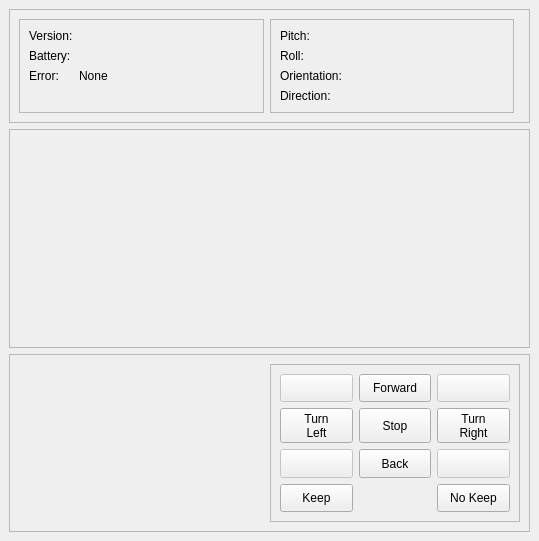
<?xml version="1.0" encoding="UTF-8"?>
<ui version="4.0">
 <class>MainWindow</class>
 <widget class="QMainWindow" name="MainWindow">
  <property name="geometry">
   <rect>
    <x>0</x>
    <y>0</y>
    <width>539</width>
    <height>541</height>
   </rect>
  </property>
  <property name="windowTitle">
   <string>Robotarr</string>
  </property>
  <widget class="QWidget" name="centralWidget">
   <layout class="QVBoxLayout" name="verticalLayout_2">
    <item>
     <widget class="QFrame" name="frame_3">
      <property name="frameShape">
       <enum>QFrame::StyledPanel</enum>
      </property>
      <property name="frameShadow">
       <enum>QFrame::Raised</enum>
      </property>
      <layout class="QHBoxLayout" name="horizontalLayout_2">
       <item>
        <widget class="QFrame" name="frame_5">
         <property name="frameShape">
          <enum>QFrame::StyledPanel</enum>
         </property>
         <property name="frameShadow">
          <enum>QFrame::Raised</enum>
         </property>
         <layout class="QFormLayout" name="formLayout">
          <item row="0" column="0">
           <widget class="QLabel" name="label">
            <property name="sizePolicy">
             <sizepolicy hsizetype="Maximum" vsizetype="Preferred">
              <horstretch>0</horstretch>
              <verstretch>0</verstretch>
             </sizepolicy>
            </property>
            <property name="text">
             <string>Version:</string>
            </property>
           </widget>
          </item>
          <item row="0" column="1">
           <widget class="QLabel" name="L_Version">
            <property name="sizePolicy">
             <sizepolicy hsizetype="Expanding" vsizetype="Preferred">
              <horstretch>0</horstretch>
              <verstretch>0</verstretch>
             </sizepolicy>
            </property>
            <property name="minimumSize">
             <size>
              <width>30</width>
              <height>10</height>
             </size>
            </property>
            <property name="text">
             <string/>
            </property>
           </widget>
          </item>
          <item row="1" column="0">
           <widget class="QLabel" name="label_2">
            <property name="sizePolicy">
             <sizepolicy hsizetype="Maximum" vsizetype="Preferred">
              <horstretch>0</horstretch>
              <verstretch>0</verstretch>
             </sizepolicy>
            </property>
            <property name="text">
             <string>Battery:</string>
            </property>
           </widget>
          </item>
          <item row="1" column="1">
           <widget class="QLabel" name="L_Battery">
            <property name="sizePolicy">
             <sizepolicy hsizetype="Expanding" vsizetype="Preferred">
              <horstretch>0</horstretch>
              <verstretch>0</verstretch>
             </sizepolicy>
            </property>
            <property name="minimumSize">
             <size>
              <width>30</width>
              <height>10</height>
             </size>
            </property>
            <property name="text">
             <string/>
            </property>
           </widget>
          </item>
          <item row="2" column="0">
           <widget class="QLabel" name="label_3">
            <property name="text">
             <string>Error:</string>
            </property>
           </widget>
          </item>
          <item row="2" column="1">
           <widget class="QLabel" name="L_Error">
            <property name="text">
             <string>None</string>
            </property>
           </widget>
          </item>
         </layout>
        </widget>
       </item>
       <item>
        <widget class="QFrame" name="frame_6">
         <property name="frameShape">
          <enum>QFrame::StyledPanel</enum>
         </property>
         <property name="frameShadow">
          <enum>QFrame::Raised</enum>
         </property>
         <layout class="QFormLayout" name="formLayout_2">
          <item row="0" column="0">
           <widget class="QLabel" name="label_4">
            <property name="text">
             <string>Pitch:</string>
            </property>
           </widget>
          </item>
          <item row="0" column="1">
           <widget class="QLabel" name="L_Pitch">
            <property name="sizePolicy">
             <sizepolicy hsizetype="Expanding" vsizetype="Preferred">
              <horstretch>0</horstretch>
              <verstretch>0</verstretch>
             </sizepolicy>
            </property>
            <property name="text">
             <string/>
            </property>
           </widget>
          </item>
          <item row="1" column="0">
           <widget class="QLabel" name="label_5">
            <property name="text">
             <string>Roll:</string>
            </property>
           </widget>
          </item>
          <item row="1" column="1">
           <widget class="QLabel" name="L_Roll">
            <property name="sizePolicy">
             <sizepolicy hsizetype="Expanding" vsizetype="Preferred">
              <horstretch>0</horstretch>
              <verstretch>0</verstretch>
             </sizepolicy>
            </property>
            <property name="text">
             <string/>
            </property>
           </widget>
          </item>
          <item row="2" column="0">
           <widget class="QLabel" name="label_6">
            <property name="text">
             <string>Orientation:</string>
            </property>
           </widget>
          </item>
          <item row="2" column="1">
           <widget class="QLabel" name="L_Orientation">
            <property name="sizePolicy">
             <sizepolicy hsizetype="Expanding" vsizetype="Preferred">
              <horstretch>0</horstretch>
              <verstretch>0</verstretch>
             </sizepolicy>
            </property>
            <property name="text">
             <string/>
            </property>
           </widget>
          </item>
          <item row="3" column="0">
           <widget class="QLabel" name="label_7">
            <property name="text">
             <string>Direction:</string>
            </property>
           </widget>
          </item>
          <item row="3" column="1">
           <widget class="QLabel" name="L_Direction">
            <property name="text">
             <string/>
            </property>
           </widget>
          </item>
         </layout>
        </widget>
       </item>
       <item>
        <widget class="QFrame" name="frame_7">
         <property name="frameShape">
          <enum>QFrame::StyledPanel</enum>
         </property>
         <property name="frameShadow">
          <enum>QFrame::Raised</enum>
         </property>
        </widget>
       </item>
      </layout>
     </widget>
    </item>
    <item>
     <widget class="QFrame" name="frame_4">
      <property name="frameShape">
       <enum>QFrame::StyledPanel</enum>
      </property>
      <property name="frameShadow">
       <enum>QFrame::Raised</enum>
      </property>
      <layout class="QHBoxLayout" name="horizontalLayout_3">
       <item>
        <widget class="W_Compass" name="W_Compass" native="true">
         <property name="minimumSize">
          <size>
           <width>100</width>
           <height>199</height>
          </size>
         </property>
        </widget>
       </item>
      </layout>
     </widget>
    </item>
    <item>
     <widget class="QFrame" name="frame_2">
      <property name="frameShape">
       <enum>QFrame::StyledPanel</enum>
      </property>
      <property name="frameShadow">
       <enum>QFrame::Raised</enum>
      </property>
      <layout class="QHBoxLayout" name="horizontalLayout">
       <item>
        <spacer name="horizontalSpacer">
         <property name="orientation">
          <enum>Qt::Horizontal</enum>
         </property>
         <property name="sizeHint" stdset="0">
          <size>
           <width>197</width>
           <height>20</height>
          </size>
         </property>
        </spacer>
       </item>
       <item>
        <widget class="QFrame" name="frame">
         <property name="frameShape">
          <enum>QFrame::StyledPanel</enum>
         </property>
         <property name="frameShadow">
          <enum>QFrame::Raised</enum>
         </property>
         <layout class="QGridLayout" name="gridLayout">
          <item row="0" column="0">
           <widget class="QToolButton" name="toolButton_7">
            <property name="enabled">
             <bool>false</bool>
            </property>
            <property name="sizePolicy">
             <sizepolicy hsizetype="Expanding" vsizetype="Expanding">
              <horstretch>0</horstretch>
              <verstretch>0</verstretch>
             </sizepolicy>
            </property>
            <property name="focusPolicy">
             <enum>Qt::NoFocus</enum>
            </property>
            <property name="text">
             <string/>
            </property>
           </widget>
          </item>
          <item row="0" column="1">
           <widget class="QToolButton" name="TB_Forward">
            <property name="sizePolicy">
             <sizepolicy hsizetype="Expanding" vsizetype="Expanding">
              <horstretch>0</horstretch>
              <verstretch>0</verstretch>
             </sizepolicy>
            </property>
            <property name="focusPolicy">
             <enum>Qt::NoFocus</enum>
            </property>
            <property name="text">
             <string>Forward</string>
            </property>
            <property name="shortcut">
             <string>Up</string>
            </property>
            <property name="autoRepeat">
             <bool>true</bool>
            </property>
           </widget>
          </item>
          <item row="0" column="2">
           <widget class="QToolButton" name="toolButton_8">
            <property name="enabled">
             <bool>false</bool>
            </property>
            <property name="sizePolicy">
             <sizepolicy hsizetype="Expanding" vsizetype="Expanding">
              <horstretch>0</horstretch>
              <verstretch>0</verstretch>
             </sizepolicy>
            </property>
            <property name="focusPolicy">
             <enum>Qt::NoFocus</enum>
            </property>
            <property name="text">
             <string/>
            </property>
           </widget>
          </item>
          <item row="1" column="0">
           <widget class="QToolButton" name="TB_Left">
            <property name="sizePolicy">
             <sizepolicy hsizetype="Expanding" vsizetype="Expanding">
              <horstretch>0</horstretch>
              <verstretch>0</verstretch>
             </sizepolicy>
            </property>
            <property name="focusPolicy">
             <enum>Qt::NoFocus</enum>
            </property>
            <property name="text">
             <string>Turn
Left</string>
            </property>
            <property name="shortcut">
             <string>Left</string>
            </property>
            <property name="autoRepeat">
             <bool>true</bool>
            </property>
           </widget>
          </item>
          <item row="1" column="1">
           <widget class="QToolButton" name="TB_Stop">
            <property name="sizePolicy">
             <sizepolicy hsizetype="Expanding" vsizetype="Expanding">
              <horstretch>0</horstretch>
              <verstretch>0</verstretch>
             </sizepolicy>
            </property>
            <property name="focusPolicy">
             <enum>Qt::NoFocus</enum>
            </property>
            <property name="text">
             <string>Stop</string>
            </property>
            <property name="shortcut">
             <string>Space</string>
            </property>
            <property name="autoRepeat">
             <bool>true</bool>
            </property>
           </widget>
          </item>
          <item row="1" column="2">
           <widget class="QToolButton" name="TB_Right">
            <property name="sizePolicy">
             <sizepolicy hsizetype="Expanding" vsizetype="Expanding">
              <horstretch>0</horstretch>
              <verstretch>0</verstretch>
             </sizepolicy>
            </property>
            <property name="focusPolicy">
             <enum>Qt::NoFocus</enum>
            </property>
            <property name="text">
             <string>Turn
Right</string>
            </property>
            <property name="shortcut">
             <string>Right</string>
            </property>
            <property name="autoRepeat">
             <bool>true</bool>
            </property>
           </widget>
          </item>
          <item row="2" column="0">
           <widget class="QToolButton" name="toolButton_6">
            <property name="enabled">
             <bool>false</bool>
            </property>
            <property name="sizePolicy">
             <sizepolicy hsizetype="Expanding" vsizetype="Expanding">
              <horstretch>0</horstretch>
              <verstretch>0</verstretch>
             </sizepolicy>
            </property>
            <property name="focusPolicy">
             <enum>Qt::NoFocus</enum>
            </property>
            <property name="text">
             <string/>
            </property>
           </widget>
          </item>
          <item row="2" column="1">
           <widget class="QToolButton" name="TB_Back">
            <property name="sizePolicy">
             <sizepolicy hsizetype="Expanding" vsizetype="Expanding">
              <horstretch>0</horstretch>
              <verstretch>0</verstretch>
             </sizepolicy>
            </property>
            <property name="focusPolicy">
             <enum>Qt::NoFocus</enum>
            </property>
            <property name="text">
             <string>Back</string>
            </property>
            <property name="shortcut">
             <string>Down</string>
            </property>
            <property name="autoRepeat">
             <bool>true</bool>
            </property>
           </widget>
          </item>
          <item row="2" column="2">
           <widget class="QToolButton" name="toolButton_9">
            <property name="enabled">
             <bool>false</bool>
            </property>
            <property name="sizePolicy">
             <sizepolicy hsizetype="Expanding" vsizetype="Expanding">
              <horstretch>0</horstretch>
              <verstretch>0</verstretch>
             </sizepolicy>
            </property>
            <property name="focusPolicy">
             <enum>Qt::NoFocus</enum>
            </property>
            <property name="text">
             <string/>
            </property>
           </widget>
          </item>
          <item row="3" column="0">
           <widget class="QToolButton" name="TB_Keep">
            <property name="sizePolicy">
             <sizepolicy hsizetype="Expanding" vsizetype="Expanding">
              <horstretch>0</horstretch>
              <verstretch>0</verstretch>
             </sizepolicy>
            </property>
            <property name="text">
             <string>Keep</string>
            </property>
           </widget>
          </item>
          <item row="3" column="2">
           <widget class="QToolButton" name="TB_NoKeep">
            <property name="sizePolicy">
             <sizepolicy hsizetype="Expanding" vsizetype="Expanding">
              <horstretch>0</horstretch>
              <verstretch>0</verstretch>
             </sizepolicy>
            </property>
            <property name="text">
             <string>No Keep</string>
            </property>
           </widget>
          </item>
         </layout>
        </widget>
       </item>
      </layout>
     </widget>
    </item>
   </layout>
  </widget>
 </widget>
 <customwidgets>
  <customwidget>
   <class>W_Compass</class>
   <extends>QWidget</extends>
   <header>w_compass.h</header>
   <container>1</container>
  </customwidget>
 </customwidgets>
 <resources/>
 <connections/>
</ui>
